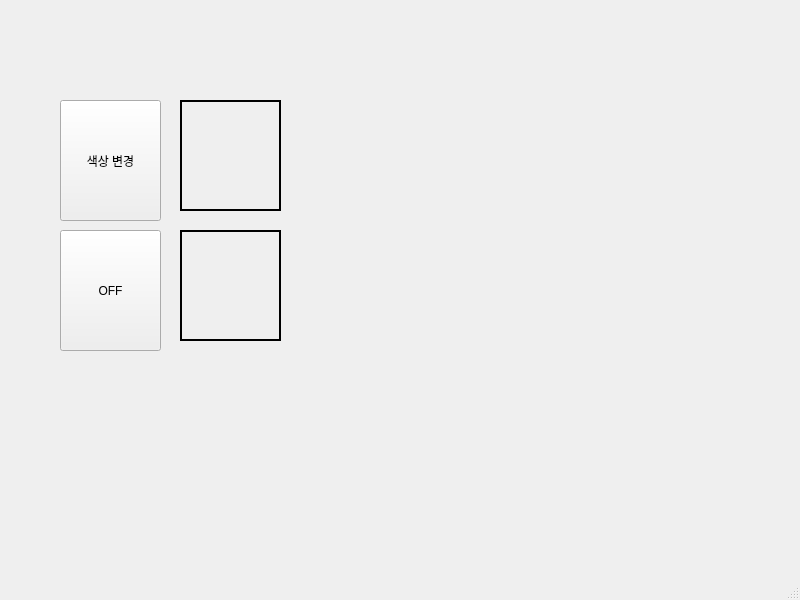
<?xml version="1.0" encoding="UTF-8"?>
<ui version="4.0">
 <class>MainWindow</class>
 <widget class="QMainWindow" name="MainWindow">
  <property name="geometry">
   <rect>
    <x>0</x>
    <y>0</y>
    <width>800</width>
    <height>600</height>
   </rect>
  </property>
  <property name="windowTitle">
   <string>MainWindow</string>
  </property>
  <widget class="QWidget" name="centralwidget">
   <widget class="QPushButton" name="pushButton_2">
    <property name="geometry">
     <rect>
      <x>60</x>
      <y>230</y>
      <width>101</width>
      <height>121</height>
     </rect>
    </property>
    <property name="text">
     <string>OFF</string>
    </property>
   </widget>
   <widget class="QPushButton" name="pushButton_3">
    <property name="geometry">
     <rect>
      <x>60</x>
      <y>100</y>
      <width>101</width>
      <height>121</height>
     </rect>
    </property>
    <property name="text">
     <string>색상 변경</string>
    </property>
   </widget>
   <widget class="QLabel" name="label">
    <property name="geometry">
     <rect>
      <x>180</x>
      <y>100</y>
      <width>101</width>
      <height>111</height>
     </rect>
    </property>
    <property name="styleSheet">
     <string notr="true">border: 2px solid black;</string>
    </property>
    <property name="text">
     <string/>
    </property>
   </widget>
   <widget class="QLabel" name="label_2">
    <property name="geometry">
     <rect>
      <x>180</x>
      <y>230</y>
      <width>101</width>
      <height>111</height>
     </rect>
    </property>
    <property name="styleSheet">
     <string notr="true">border: 2px solid black;</string>
    </property>
    <property name="text">
     <string/>
    </property>
   </widget>
  </widget>
  <widget class="QMenuBar" name="menubar">
   <property name="geometry">
    <rect>
     <x>0</x>
     <y>0</y>
     <width>800</width>
     <height>33</height>
    </rect>
   </property>
  </widget>
  <widget class="QStatusBar" name="statusbar"/>
 </widget>
 <resources>
  <include location="../EX04-08/images.qrc"/>
 </resources>
 <connections>
  <connection>
   <sender>pushButton_3</sender>
   <signal>clicked()</signal>
   <receiver>label</receiver>
   <slot>update()</slot>
   <hints>
    <hint type="sourcelabel">
     <x>138</x>
     <y>212</y>
    </hint>
    <hint type="destinationlabel">
     <x>237</x>
     <y>198</y>
    </hint>
   </hints>
  </connection>
  <connection>
   <sender>pushButton_2</sender>
   <signal>clicked()</signal>
   <receiver>label_2</receiver>
   <slot>update()</slot>
   <hints>
    <hint type="sourcelabel">
     <x>143</x>
     <y>335</y>
    </hint>
    <hint type="destinationlabel">
     <x>191</x>
     <y>321</y>
    </hint>
   </hints>
  </connection>
 </connections>
</ui>
